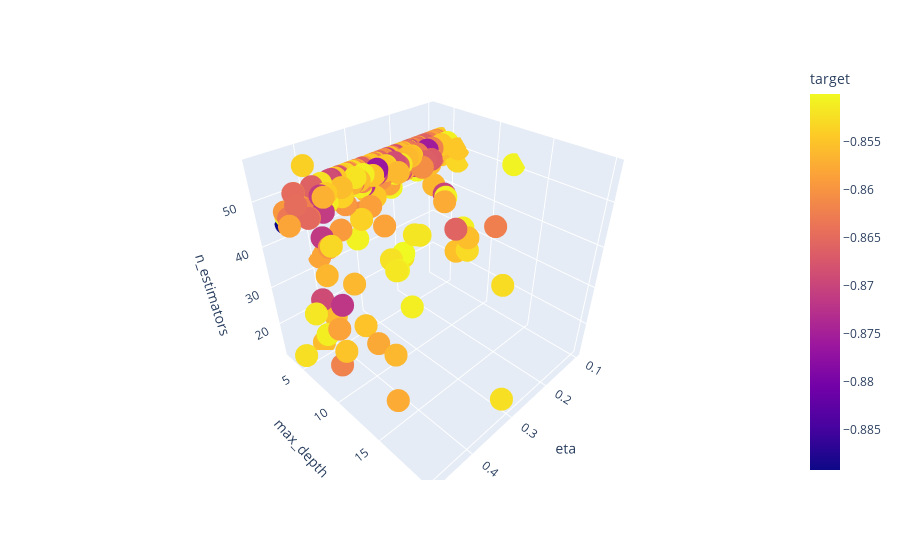

Notebook cell for this chart:
### Code cell
px.scatter_3d(df1, x = "eta", y = "max_depth", z = "n_estimators", color = "target")

### Figure 1 — Plotly figure (JSON) as saved in the notebook; plotly's stock layout.template omitted (floating-point values rounded to 4 significant figures; data arrays with more than 128 entries replaced by an {"elided": "..."} marker saying what was removed)
{"data": [{"hovertemplate": "eta=%{x}<br>max_depth=%{y}<br>n_estimators=%{z}<br>target=%{marker.color}<extra></extra>", "legendgroup": "", "marker": {"color": {"elided": "230 float values"}, "coloraxis": "coloraxis", "symbol": "circle"}, "mode": "markers", "name": "", "scene": "scene", "showlegend": false, "type": "scatter3d", "x": {"elided": "230 float values"}, "y": {"elided": "230 int values"}, "z": {"elided": "230 int values"}}], "layout": {"coloraxis": {"colorbar": {"title": {"text": "target"}}, "colorscale": [[0, "#0d0887"], [0.1111, "#46039f"], [0.2222, "#7201a8"], [0.3333, "#9c179e"], [0.4444, "#bd3786"], [0.5556, "#d8576b"], [0.6667, "#ed7953"], [0.7778, "#fb9f3a"], [0.8889, "#fdca26"], [1, "#f0f921"]]}, "legend": {"tracegroupgap": 0}, "margin": {"t": 60}, "scene": {"domain": {"x": [0, 1], "y": [0, 1]}, "xaxis": {"title": {"text": "eta"}}, "yaxis": {"title": {"text": "max_depth"}}, "zaxis": {"title": {"text": "n_estimators"}}}}}
